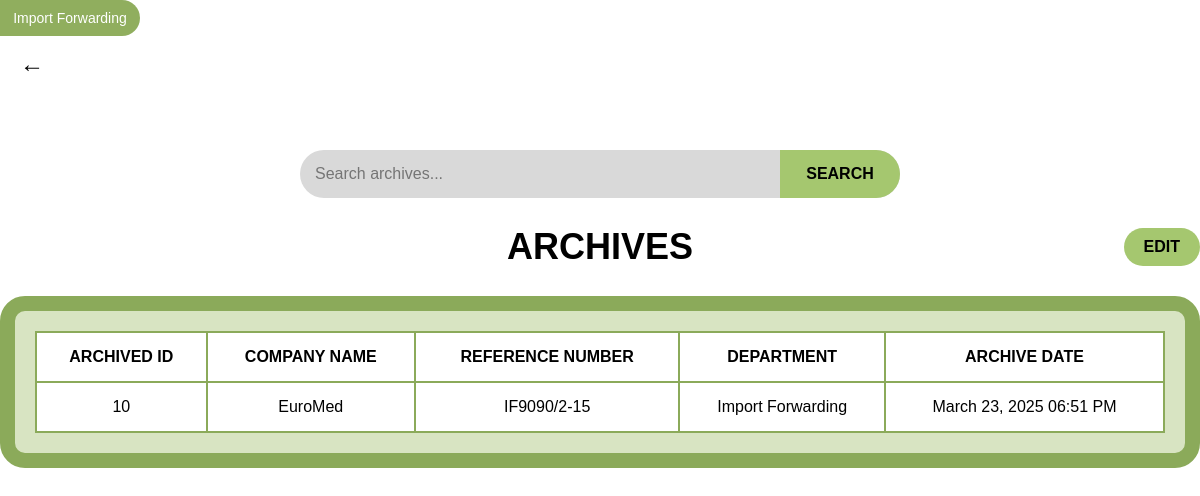
The app's page /AGQ/agq_archive.php (signed in), older data.
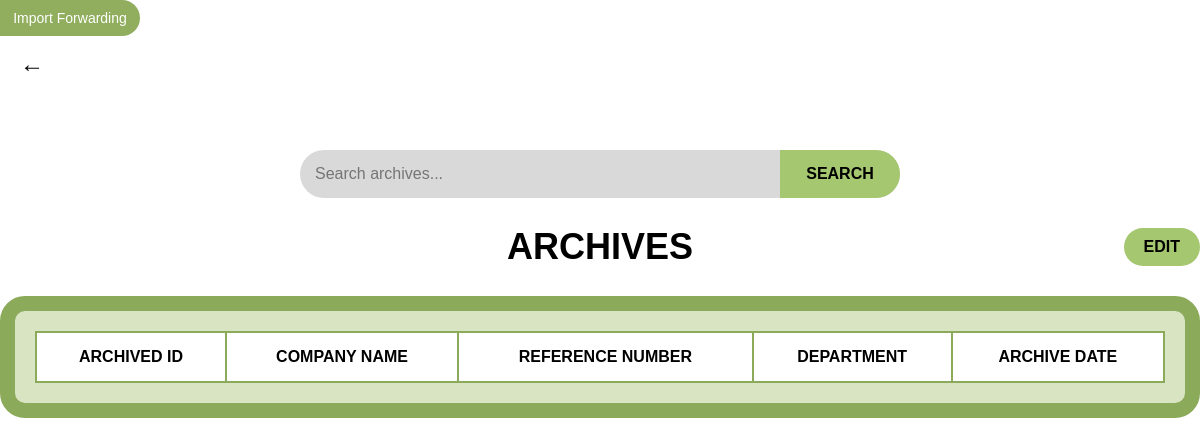
The same page, newer data.
### tables this page shows
CREATE TABLE `tbl_archive` (
  `archive_id` int(11) NOT NULL,
  `Company_name` varchar(25) NOT NULL,
  `RefNum` varchar(25) NOT NULL,
  `Department` varchar(25) NOT NULL,
  `archive_date` timestamp NOT NULL DEFAULT current_timestamp() ON UPDATE current_timestamp()
);

### AGQ/agq_archive.php (the view, shortened to what this page needs)
<?php
require 'db_agq.php';
$role = isset($_SESSION['department']) ? $_SESSION['department'] : '';
if (isset($_GET['search'])) {
    $searchTerm = "%" . $_GET['search'] . "%";
    $stmt = $conn->prepare("SELECT archive_id, RefNum, Company_name, Department, archive_date FROM tbl_archive
                            WHERE archive_id LIKE ? OR RefNum LIKE ? OR Company_name LIKE ? OR Department LIKE ?");
    if (!$stmt) {
        die(json_encode(["success" => false, "message" => "SQL Error: " . $conn->error]));
    }
    $stmt->bind_param("ssss", $searchTerm, $searchTerm, $searchTerm, $searchTerm);
    $stmt->execute();
    $result = $stmt->get_result();
    $archived = [];
    while ($archive = $result->fetch_assoc()) {
        $archived[] = $archive;
    }
    echo json_encode(["success" => true, "archived" => $archived]);
    exit;
} else {
    $query = "SELECT archive_id, RefNum, Company_name, Department, archive_date FROM tbl_archive";
    $result = $conn->query($query);
    $archived = [];
    while ($archive = $result->fetch_assoc()) {
        $archived[] = $archive;
    }
}
?>
<!DOCTYPE html>
<html lang="en">
<head>
    <link rel="stylesheet" type="text/css" href="../css/archive.css">
</head>
<body>
    <div class="top-container">
        <div class="dept-container">
            <div class="dept-label">
                <?php echo htmlspecialchars($role); ?>
            </div>
        </div>
    </div>
    <a href="agq_dashCatcher.php" style="text-decoration: none; color: black; font-size: x-large; position: absolute; left: 20px; top: 50px;">←</a>
    <div class="search-container">
        <input type="text" class="search-input" placeholder="Search archives..." />
        <button class="search-button" id="search-button">SEARCH</button>
    </div>
    <div class="header-container">
        <div class="table-title">
            <h1>ARCHIVES</h1>
        </div>
        <div class="undo-button-container">
            <button class="undo-button" onclick="openModal()">EDIT</button>
        </div>
    </div>
    <div class="container">
        <table id="archivesTable">
            <thead>
                <tr>
                    <th>ARCHIVED ID</th>
                    <th>COMPANY NAME</th>
                    <th>REFERENCE NUMBER</th>
                    <th>DEPARTMENT</th>
                    <th>ARCHIVE DATE</th>
                </tr>
            </thead>
            <tbody id="tableBody">
                <?php
                foreach ($archived as $row) {
                    $formatted_date = !empty($row['archive_date'])
                        ? date("F d, Y h:i A", strtotime($row['archive_date']))
                        : 'No Date Available';
                    echo "<tr>";
                    echo "<td>" . htmlspecialchars($row["archive_id"]) . "</td>";
                    echo "<td>" . htmlspecialchars($row["Company_name"]) . "</td>";
                    echo "<td>" . htmlspecialchars($row["RefNum"]) . "</td>";
                    echo "<td>" . htmlspecialchars($row["Department"]) . "</td>";
                    echo "<td>" .  $formatted_date  . "</td>";
                    echo "</tr>";
                }
                ?>
            </tbody>
        </table>
    </div>
</body>
</html>

Row changes from the older to the newer data that the page shows:
removed tbl_archive: archive_id "10", Company_name "EuroMed", RefNum "IF9090/2-15", Department "Import Forwarding", archive_date "March 23, 2025 06:51 PM"
